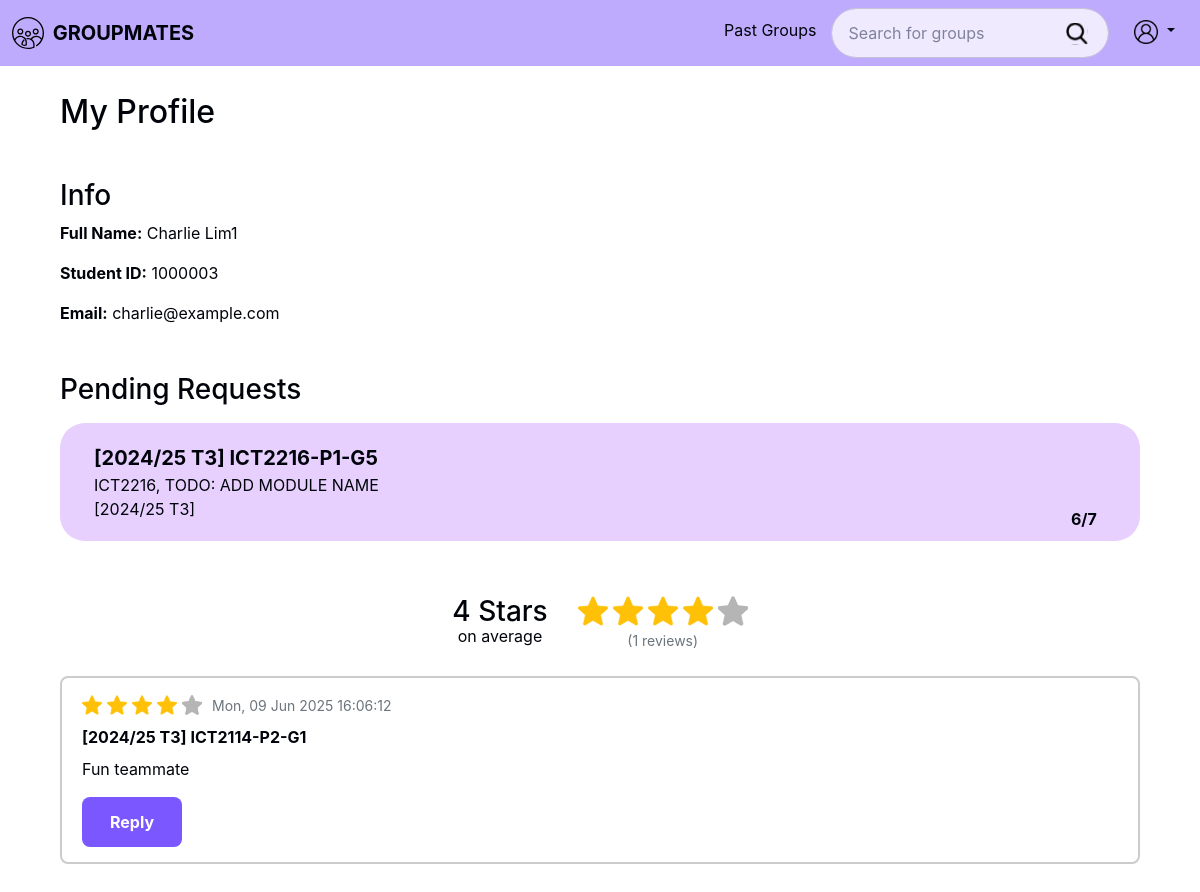
Page /profile.php (signed in) on the committed database.
### tables this page shows
CREATE TABLE students (
  studentId INT PRIMARY KEY CHECK (studentId BETWEEN 1000000 AND 9999999),
  name VARCHAR(255) NOT NULL,
  email VARCHAR(255) NOT NULL UNIQUE,
  password VARCHAR(255) NOT NULL
);

CREATE TABLE groupJoinRequests (
  requestId INT AUTO_INCREMENT PRIMARY KEY,
  groupId INT NOT NULL,
  requesterId INT NOT NULL,
  joinStatus ENUM('pending', 'accepted', 'rejected') NOT NULL DEFAULT 'pending',
  requestedAt DATETIME  NOT NULL DEFAULT CURRENT_TIMESTAMP,
  reviewedAt DATETIME  NULL,
  reviewedBy INT NULL,
  FOREIGN KEY (groupId) REFERENCES `groups`(groupId) ON DELETE CASCADE,
  FOREIGN KEY (requesterId) REFERENCES students(studentId) ON DELETE CASCADE,
  FOREIGN KEY (reviewedBy) REFERENCES students(studentId) ON DELETE SET NULL
);

CREATE TABLE `groups` (
  groupId INT AUTO_INCREMENT PRIMARY KEY,
  groupName VARCHAR(255) NOT NULL,
  acadYear VARCHAR(20) NOT NULL,
  trimester VARCHAR(10) NOT NULL,
  moduleCode VARCHAR(20) NOT NULL,
  labGroupCode VARCHAR (10) NULL,
  groupNumber INT NOT NULL,
  noOfMembers INT NOT NULL DEFAULT 0,
  maxGroupSize INT NOT NULL,
  groupStatus ENUM('active', 'inactive', 'closed') NOT NULL, 
  FOREIGN KEY (moduleCode) REFERENCES modules (moduleCode) ON DELETE RESTRICT,
  FOREIGN KEY (labGroupCode, moduleCode) REFERENCES labGroups (labGroupCode, moduleCode) ON DELETE RESTRICT
);

CREATE TABLE studentStats (
  studentId INT PRIMARY KEY,
  totalReviews INT NOT NULL DEFAULT 0,
  averageRating DECIMAL(3,2) NOT NULL DEFAULT 0.00,
  FOREIGN KEY (studentId) REFERENCES students(studentId) ON DELETE CASCADE
);

CREATE TABLE reviews (
  reviewId INT AUTO_INCREMENT PRIMARY KEY,
  reviewerId INT NOT NULL,
  revieweeId INT NOT NULL,
  groupMembersId INT NOT NULL,
  reviewRating INT NOT NULL,
  description TEXT NOT NULL,
  reviewDate DATETIME NOT NULL DEFAULT CURRENT_TIMESTAMP,
  FOREIGN KEY (reviewerId) REFERENCES students(studentId),
  FOREIGN KEY (revieweeId) REFERENCES students(studentId),
  FOREIGN KEY (groupMembersId) REFERENCES groupMembers(groupMembersId)
);

### public/profile.php (the view, shortened to what the rows shown need)
<?php
require_once __DIR__ . '/../src/bootstrap.php';
$studentStatsRepo = new StudentStatsMapper($pdo);
$groupJoinRequestsRepo = new GroupJoinRequestsMapper($pdo);
$groupMembershipRepo = new GroupMembershipMapper($pdo);
$groupRepo = new GroupMapper($pdo);
$studentRepo = new StudentMapper($pdo);
$reviewRepo = new ReviewMapper($pdo);
$replyRepo = new ReplyMapper($pdo);
$groupMembershipControl = new GroupMembershipControl($groupMembershipRepo, $groupRepo);
$groupControl = new GroupControl($groupRepo, $groupMembershipRepo);
$studentControl = new StudentControl($studentRepo);
$reviewControl = new ReviewControl($reviewRepo);
$replyControl = new ReplyControl($replyRepo, $reviewRepo, $studentRepo);
$groupMembershipController = new GroupMembershipController($groupMembershipControl, $pdo);
$groupController = new GroupPageController($groupControl, $groupMembershipControl, $pdo);
$studentController = new StudentPageController($studentControl, $pdo);
$reviewController = new ReviewPageController($reviewControl, $pdo);
$replyController = new ReplyPageController($replyControl, $pdo);
$student = $studentController->showUserProfile($_SESSION['user']['id']);
$reviewResponse = $reviewController->onViewReceivedReviews($student->getStudentId());
$reviews = $reviewResponse['reviews'] ?? [];
$groupJoinRequests = $groupJoinRequestsRepo->getRequestsByStudent($student->getStudentId());
$totalReviews = $studentStatsRepo->getTotalReviews($student->getStudentId());
$averageRating = $studentStatsRepo->getaverageRating($student->getStudentId());
$maxStars = 5;
?>
<div class="profile">
    <h2 class="mb-5">My Profile</h2>
    <div class="content-container d-flex justify-content-between">
        <div class="info-pending-wrapper">
            <div class="profile-info">
                <h3>Info</h3>
                <p><strong>Full Name:</strong> <?= htmlspecialchars($student->getStudentName()) ?></p>
                <p><strong>Student ID:</strong> <?= htmlspecialchars($student->getStudentId()) ?></p>
                <p><strong>Email:</strong> <?= htmlspecialchars($student->getEmail()) ?></p>
            </div>
            <div class="mt-5 pending-requests">
                <?php if (count($groupJoinRequests) > 0): ?>
                    <?php foreach ($groupJoinRequests as $request): ?>
                        <?php
                            $group = $groupRepo->getGroup($request->getGroupId());
                        ?>
                        <div class="mt-3 group-item">
                            <span class="group-name header"><?= htmlspecialchars($group->getGroupName()) ?></span>
                            <span class="module"><?= htmlspecialchars($group->getModuleCode()) ?>, TODO: ADD MODULE NAME</span>
                            <span class="acad-term">[<?= htmlspecialchars($group->getAcadYear()) ?> <?= htmlspecialchars($group->getTrimester()) ?>]</span>
                            <span class="member-count"><?= htmlspecialchars($group->getNoOfMembers()) ?>/<?= htmlspecialchars($group->getMaxMembers()) ?></span>
                        </div>
                    <?php endforeach; ?>
                <?php else: ?>
                    <p>No pending requests.</p>
                <?php endif; ?>
            </div>
        </div>
        <div class="review-wrapper">
            <div class="average-wrapper mb-4 d-flex flex-row align-items-center justify-content-center">
                <div class="average-rating text-center">
                    <h3 class="rating-value"><?= htmlspecialchars($averageRating) ?> Stars</h3>
                    <p>on average</p>
                </div>
                <div class="d-flex flex-column align-items-center">
                    <div class="rating-stars d-flex flex-row align-items-center mb-1">
                        <?php
                            $fullStars = floor($averageRating);
                            $halfStar = ($averageRating - $fullStars) >= 0.5 ? true : false;
                            $emptyStars = $maxStars - $fullStars - ($halfStar ? 1 : 0);
                        ?>
                        <?php for ($i = 0; $i < $fullStars; $i++): ?>
                            <img src="img/star-filled.svg" alt="Full Star Rating" />
                        <?php endfor; ?>
                        <?php for ($i = 0; $i < $emptyStars; $i++): ?>
                            <img src="img/star-unfilled.svg" alt="Empty Star Rating" />
                        <?php endfor; ?>
                    </div>
                    <p class="total-reviews m-0 text-muted small">(<?= htmlspecialchars($totalReviews) ?> reviews)</p>
                </div>
            </div>
            <div class="reviews-container">
                <?php if (count($reviews) > 0): ?>
                    <?php foreach ($reviews as $review): ?>
                        <div class="review-item mb-4">
                            <div class="top-wrapper d-flex flex-row align-items-center">
                                <div class="rating-stars d-flex flex-row align-items-center">
                                    <?php
                                        $rating = $review->getRating();
                                        $fullStars = floor($rating);
                                        $emptyStars = floor(5 - ($rating));
                                    ?>
                                    <?php for ($i = 0; $i < $fullStars; $i++): ?>
                                        <img src="img/star-filled.svg" alt="Full Star Rating" />
                                    <?php endfor; ?>
                                    <?php for ($i = 0; $i < $emptyStars; $i++): ?>
                                        <img src="img/star-unfilled.svg" alt="Empty Star Rating" />
                                    <?php endfor; ?>
                                </div>
                                <div class="timestamp">
                                    <span class="text-muted small"><?= htmlspecialchars($review->getReviewDate()->format('D, d M Y H:i:s')) ?></span>
                                </div>
                            </div>
                            <div class="review-content">
                                <div class="review-group-name mt-2">
                                    <?php
                                        $groupId = $groupMembershipController->displayGroupId($review->getGroupMembersId());
                                        $groupData = $groupController->displayGroupDetails($groupId);
                                        $group = $groupData['group'];
                                    ?>
                                    <p class="mb-0"><strong><?= htmlspecialchars($group->getGroupName()) ?></strong></p>
                                </div>
                                <div class="review-text mt-2">
                                    <p class="mb-0"><?= htmlspecialchars($review->getReviewDescription()) ?></p>
                                </div>
                                <?php
                                    $hasReply = $replyController->checkIfReplyExists($review->getReviewId());
                                    if ($hasReply):
                                        $reply = $replyController->onViewReply($review->getReviewId());
                                ?>
                                    <div class="reply-section borderline mt-3">
                                        <div class="reply-title"><strong>Reply:</strong></div>
                                        <div class="reply-text">
                                            <p class="mb-0"><?= htmlspecialchars($reply->getJustification()) ?></p>
                                        </div>
                                    </div>
                                <?php else: ?>
                                    <div class="reply-section mt-3">
                                        <a href="#" class="text-decoration-none text-center reply-button d-flex align-items-center justify-content-center">
                                            Reply
                                        </a>
                                    </div>
                                <?php endif; ?>
                            </div>
                        </div>
                    <?php endforeach; ?>
                <?php else: ?>
                    <p class="text-center">No reviews yet.</p>
                <?php endif; ?>
            </div>
        </div>
    </div>
</div>
<?php
include '_layout.php';
?>

### rows in the picture
students: name "Charlie Lim1", studentId "1000003", email "charlie@example.com", studentId.averageRating "4", studentId.totalReviews "1"
groupjoinrequests: groupId.groupName "[2024/25 T3] ICT2216-P1-G5", groupId.moduleCode "ICT2216", groupId.acadYear "2024/25", groupId.trimester "T3", groupId.noOfMembers "6", groupId.maxGroupSize "7"
reviews: reviewRating 4 (drawn), reviewDate "Mon, 09 Jun 2025 16:06:12", groups.groupName "[2024/25 T3] ICT2114-P2-G1", description "Fun teammate", shows "Reply"
